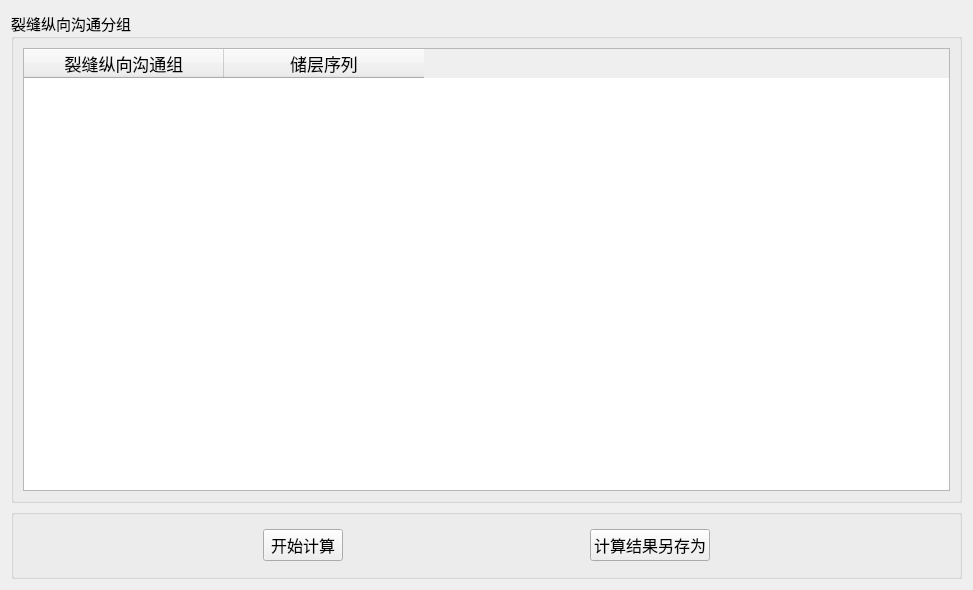
<?xml version="1.0" encoding="UTF-8"?>
<ui version="4.0">
 <class>Form</class>
 <widget class="QWidget" name="Form">
  <property name="geometry">
   <rect>
    <x>0</x>
    <y>0</y>
    <width>973</width>
    <height>590</height>
   </rect>
  </property>
  <property name="windowTitle">
   <string>裂缝纵向沟通预判</string>
  </property>
  <layout class="QVBoxLayout" name="verticalLayout_2" stretch="7,1">
   <item>
    <widget class="QGroupBox" name="groupBox">
     <property name="font">
      <font>
       <family>Agency FB</family>
       <pointsize>11</pointsize>
      </font>
     </property>
     <property name="title">
      <string>裂缝纵向沟通分组</string>
     </property>
     <layout class="QVBoxLayout" name="verticalLayout">
      <item>
       <widget class="QTableWidget" name="tableWidget">
        <property name="font">
         <font>
          <kerning>true</kerning>
         </font>
        </property>
        <property name="mouseTracking">
         <bool>false</bool>
        </property>
        <property name="sizeAdjustPolicy">
         <enum>QAbstractScrollArea::AdjustIgnored</enum>
        </property>
        <property name="rowCount">
         <number>0</number>
        </property>
        <property name="columnCount">
         <number>2</number>
        </property>
        <attribute name="horizontalHeaderVisible">
         <bool>true</bool>
        </attribute>
        <attribute name="horizontalHeaderCascadingSectionResizes">
         <bool>false</bool>
        </attribute>
        <attribute name="horizontalHeaderMinimumSectionSize">
         <number>24</number>
        </attribute>
        <attribute name="horizontalHeaderDefaultSectionSize">
         <number>200</number>
        </attribute>
        <attribute name="horizontalHeaderShowSortIndicator" stdset="0">
         <bool>false</bool>
        </attribute>
        <attribute name="verticalHeaderDefaultSectionSize">
         <number>50</number>
        </attribute>
        <column>
         <property name="text">
          <string>裂缝纵向沟通组</string>
         </property>
         <property name="font">
          <font>
           <pointsize>13</pointsize>
          </font>
         </property>
         <property name="textAlignment">
          <set>AlignCenter</set>
         </property>
        </column>
        <column>
         <property name="text">
          <string>储层序列</string>
         </property>
         <property name="font">
          <font>
           <pointsize>13</pointsize>
          </font>
         </property>
         <property name="textAlignment">
          <set>AlignCenter</set>
         </property>
        </column>
       </widget>
      </item>
     </layout>
    </widget>
   </item>
   <item>
    <widget class="QGroupBox" name="groupBox_2">
     <property name="title">
      <string/>
     </property>
     <layout class="QHBoxLayout" name="horizontalLayout_2">
      <item>
       <spacer name="horizontalSpacer">
        <property name="orientation">
         <enum>Qt::Horizontal</enum>
        </property>
        <property name="sizeHint" stdset="0">
         <size>
          <width>238</width>
          <height>20</height>
         </size>
        </property>
       </spacer>
      </item>
      <item>
       <widget class="QPushButton" name="pushButton">
        <property name="font">
         <font>
          <pointsize>12</pointsize>
         </font>
        </property>
        <property name="text">
         <string>开始计算</string>
        </property>
       </widget>
      </item>
      <item>
       <spacer name="horizontalSpacer_2">
        <property name="orientation">
         <enum>Qt::Horizontal</enum>
        </property>
        <property name="sizeHint" stdset="0">
         <size>
          <width>40</width>
          <height>20</height>
         </size>
        </property>
       </spacer>
      </item>
      <item>
       <widget class="QPushButton" name="pushButton_2">
        <property name="font">
         <font>
          <pointsize>12</pointsize>
         </font>
        </property>
        <property name="text">
         <string>计算结果另存为</string>
        </property>
       </widget>
      </item>
      <item>
       <spacer name="horizontalSpacer_3">
        <property name="orientation">
         <enum>Qt::Horizontal</enum>
        </property>
        <property name="sizeHint" stdset="0">
         <size>
          <width>40</width>
          <height>20</height>
         </size>
        </property>
       </spacer>
      </item>
     </layout>
    </widget>
   </item>
  </layout>
 </widget>
 <resources/>
 <connections>
  <connection>
   <sender>pushButton</sender>
   <signal>clicked()</signal>
   <receiver>Form</receiver>
   <slot>calculate()</slot>
   <hints>
    <hint type="sourcelabel">
     <x>309</x>
     <y>540</y>
    </hint>
    <hint type="destinationlabel">
     <x>376</x>
     <y>504</y>
    </hint>
   </hints>
  </connection>
  <connection>
   <sender>pushButton_2</sender>
   <signal>clicked()</signal>
   <receiver>Form</receiver>
   <slot>saveData()</slot>
   <hints>
    <hint type="sourcelabel">
     <x>650</x>
     <y>541</y>
    </hint>
    <hint type="destinationlabel">
     <x>809</x>
     <y>505</y>
    </hint>
   </hints>
  </connection>
 </connections>
 <slots>
  <slot>calculate()</slot>
  <slot>saveData()</slot>
 </slots>
</ui>
